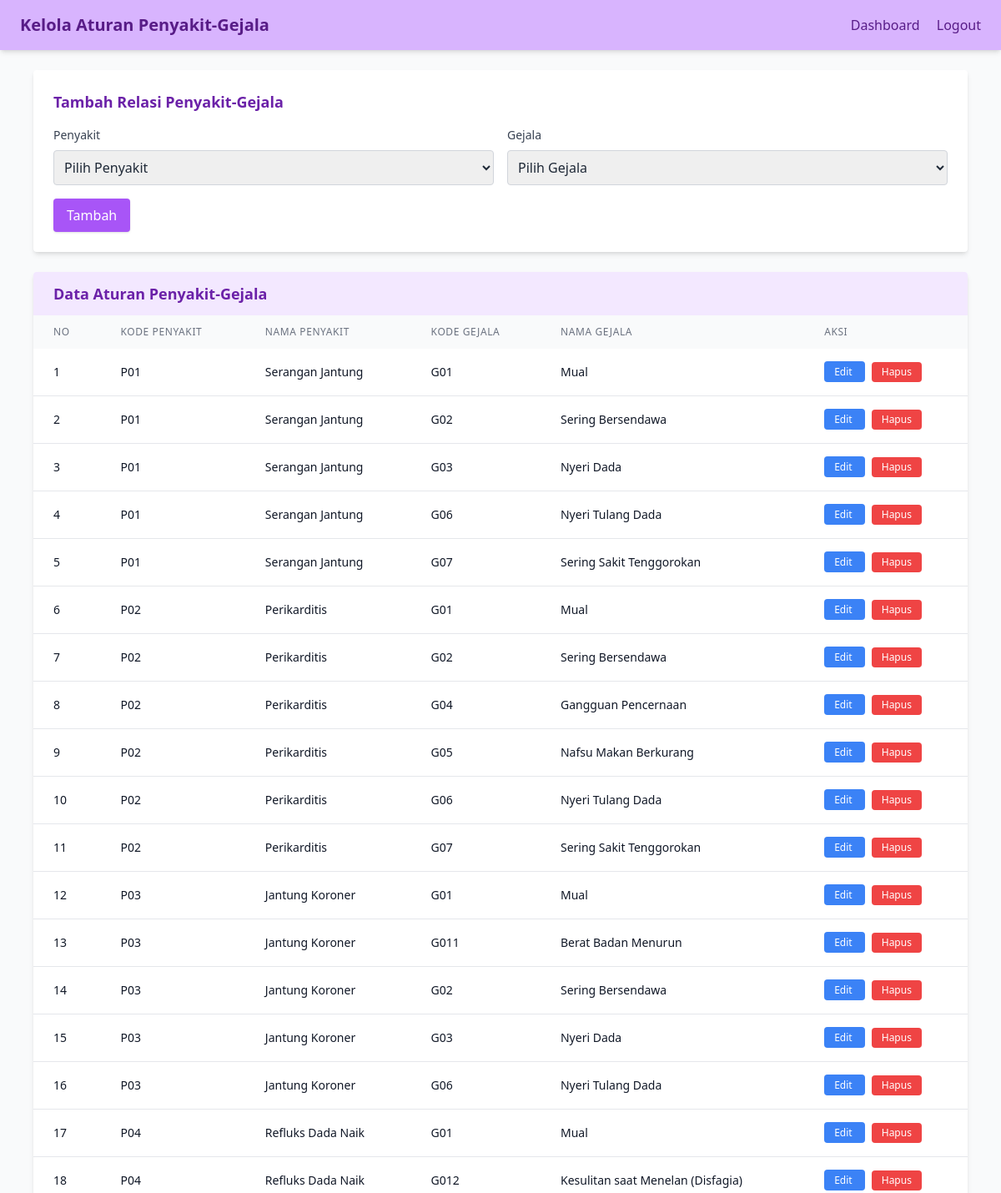
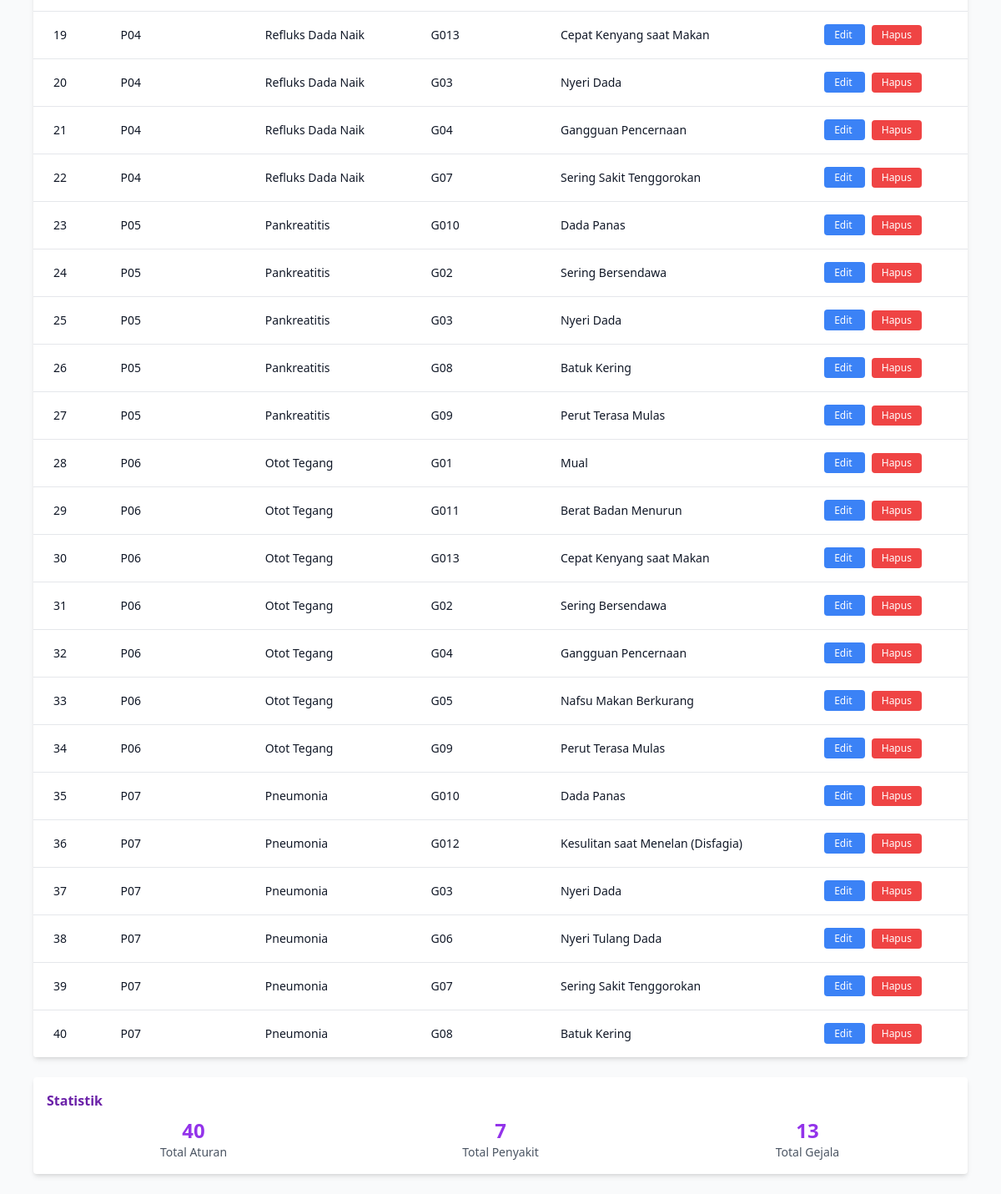
Page /Admin/penyakit_gejala.php (signed in) on the committed database (2 pictures, top to bottom).
### tables this page shows
CREATE TABLE `penyakit_gejala` (
  `id` int NOT NULL,
  `kode_penyakit` varchar(10) DEFAULT NULL,
  `kode_gejala` varchar(10) DEFAULT NULL
);

CREATE TABLE `penyakit` (
  `kode_penyakit` varchar(10) NOT NULL,
  `nama_penyakit` varchar(100) NOT NULL,
  `deskripsi` text,
  `solusi` text
);

CREATE TABLE `gejala` (
  `kode_gejala` varchar(10) NOT NULL,
  `nama_gejala` varchar(255) NOT NULL
);

### Admin/penyakit_gejala.php (the view, shortened to what this page needs)
    <?php
include '../Auth/connect.php';
$penyakitOptions = [];
$penyakitQuery = "SELECT kode_penyakit, nama_penyakit FROM penyakit ORDER BY kode_penyakit ASC";
$penyakitResult = $conn->query($penyakitQuery);
while ($row = $penyakitResult->fetch_assoc()) {
    $penyakitOptions[] = $row;
}
$gejalaOptions = [];
$gejalaQuery = "SELECT kode_gejala, nama_gejala FROM gejala ORDER BY kode_gejala ASC";
$gejalaResult = $conn->query($gejalaQuery);
while ($row = $gejalaResult->fetch_assoc()) {
    $gejalaOptions[] = $row;
}
$penyakitGejala = [];
$query = "
    SELECT
        pg.id,
        pg.kode_penyakit,
        pg.kode_gejala,
        p.nama_penyakit,
        g.nama_gejala
    FROM penyakit_gejala pg
    LEFT JOIN penyakit p ON pg.kode_penyakit = p.kode_penyakit
    LEFT JOIN gejala g ON pg.kode_gejala = g.kode_gejala
    ORDER BY pg.kode_penyakit ASC, pg.kode_gejala ASC
";
$result = $conn->query($query);
while ($row = $result->fetch_assoc()) {
    $penyakitGejala[] = $row;
}
$editData = null;
?>
<!DOCTYPE html>
<html lang="id">
<head>
    <script src="https://cdn.tailwindcss.com"></script>
</head>
    <body class="bg-gray-50 text-gray-800">
        <nav class="flex items-center justify-between bg-purple-300 text-purple-900 px-6 py-4 shadow-md">
            <h2 class="text-xl font-bold">Kelola Aturan Penyakit-Gejala</h2>
            <div class="space-x-4">
                <a href="dashboard_admin.php" class="hover:underline font-medium">Dashboard</a>
                <a href="../Auth/logout.php" class="hover:underline font-medium">Logout</a>
            </div>
        </nav>
        <div class="max-w-6xl mx-auto px-4 py-6">
            <div class="bg-white p-6 rounded shadow-md mb-6">
                <h3 class="text-lg font-bold text-purple-800 mb-4">
                    <?php echo $editData ? 'Edit Relasi Penyakit-Gejala' : 'Tambah Relasi Penyakit-Gejala'; ?>
                </h3>
                <form method="POST" class="space-y-4">
                    <div class="grid grid-cols-1 md:grid-cols-2 gap-4">
                        <div>
                            <label class="block text-sm font-medium text-gray-700 mb-2">Penyakit</label>
                            <select name="kode_penyakit" required class="w-full p-2 border border-gray-300 rounded focus:ring-purple-500 focus:border-purple-500">
                                <option value="">Pilih Penyakit</option>
                            </select>
                        </div>
                        <div>
                            <label class="block text-sm font-medium text-gray-700 mb-2">Gejala</label>
                            <select name="kode_gejala" required class="w-full p-2 border border-gray-300 rounded focus:ring-purple-500 focus:border-purple-500">
                                <option value="">Pilih Gejala</option>
                            </select>
                        </div>
                    </div>
                    <div class="flex space-x-2">
                        <button type="submit" class="bg-purple-500 hover:bg-purple-600 text-white px-4 py-2 rounded shadow">
                            <?php echo $editData ? 'Perbarui' : 'Tambah'; ?>
                        </button>
                    </div>
                </form>
            </div>
            <div class="bg-white rounded shadow-md overflow-hidden">
                <div class="bg-purple-100 px-6 py-3">
                    <h3 class="text-lg font-bold text-purple-800">Data Aturan Penyakit-Gejala</h3>
                </div>
                <div class="overflow-x-auto">
                    <table class="min-w-full">
                        <thead class="bg-gray-50">
                            <tr>
                                <th class="px-6 py-3 text-left text-xs font-medium text-gray-500 uppercase tracking-wider">No</th>
                                <th class="px-6 py-3 text-left text-xs font-medium text-gray-500 uppercase tracking-wider">Kode Penyakit</th>
                                <th class="px-6 py-3 text-left text-xs font-medium text-gray-500 uppercase tracking-wider">Nama Penyakit</th>
                                <th class="px-6 py-3 text-left text-xs font-medium text-gray-500 uppercase tracking-wider">Kode Gejala</th>
                                <th class="px-6 py-3 text-left text-xs font-medium text-gray-500 uppercase tracking-wider">Nama Gejala</th>
                                <th class="px-6 py-3 text-left text-xs font-medium text-gray-500 uppercase tracking-wider">Aksi</th>
                            </tr>
                        </thead>
                        <tbody class="bg-white divide-y divide-gray-200">
                            <?php if (empty($penyakitGejala)): ?>
                                <tr>
                                    <td colspan="6" class="px-6 py-4 text-center text-gray-500">Tidak ada data aturan penyakit-gejala</td>
                                </tr>
                            <?php else: ?>
                                <?php foreach ($penyakitGejala as $index => $row): ?>
                                    <tr class="hover:bg-gray-50">
                                        <td class="px-6 py-4 whitespace-nowrap text-sm text-gray-900"><?php echo $index + 1; ?></td>
                                        <td class="px-6 py-4 whitespace-nowrap text-sm text-gray-900"><?php echo htmlspecialchars($row['kode_penyakit']); ?></td>
                                        <td class="px-6 py-4 whitespace-nowrap text-sm text-gray-900"><?php echo htmlspecialchars($row['nama_penyakit'] ?? '-'); ?></td>
                                        <td class="px-6 py-4 whitespace-nowrap text-sm text-gray-900"><?php echo htmlspecialchars($row['kode_gejala']); ?></td>
                                        <td class="px-6 py-4 whitespace-nowrap text-sm text-gray-900"><?php echo htmlspecialchars($row['nama_gejala'] ?? '-'); ?></td>
                                        <td class="px-6 py-4 whitespace-nowrap text-sm space-x-2">
                                            <a href="?edit_id=<?php echo $row['id']; ?>"
                                            class="bg-blue-500 hover:bg-blue-600 text-white px-3 py-1 rounded text-xs">
                                                Edit
                                            </a>
                                            <form method="POST" class="inline" onsubmit="return confirm('Apakah Anda yakin ingin menghapus relasi ini?');">
                                                <button type="submit" class="bg-red-500 hover:bg-red-600 text-white px-3 py-1 rounded text-xs">
                                                    Hapus
                                                </button>
                                            </form>
                                        </td>
                                    </tr>
                                <?php endforeach; ?>
                            <?php endif; ?>
                        </tbody>
                    </table>
                </div>
            </div>
            <div class="mt-6 bg-white p-4 rounded shadow-md">
                <h4 class="text-md font-bold text-purple-800 mb-2">Statistik</h4>
                <div class="grid grid-cols-1 md:grid-cols-3 gap-4 text-sm">
                    <div class="text-center">
                        <div class="text-2xl font-bold text-purple-600"><?php echo count($penyakitGejala); ?></div>
                        <div class="text-gray-600">Total Aturan</div>
                    </div>
                    <div class="text-center">
                        <div class="text-2xl font-bold text-purple-600"><?php echo count($penyakitOptions); ?></div>
                        <div class="text-gray-600">Total Penyakit</div>
                    </div>
                    <div class="text-center">
                        <div class="text-2xl font-bold text-purple-600"><?php echo count($gejalaOptions); ?></div>
                        <div class="text-gray-600">Total Gejala</div>
                    </div>
                </div>
            </div>
        </div>
    </body>
</html>

### rows in the picture
penyakit_gejala: kode_penyakit "P01", kode_penyakit.nama_penyakit "Serangan Jantung", kode_gejala "G01", kode_gejala.nama_gejala "Mual"
penyakit_gejala: kode_penyakit "P01", kode_penyakit.nama_penyakit "Serangan Jantung", kode_gejala "G02", kode_gejala.nama_gejala "Sering Bersendawa"
penyakit_gejala: kode_penyakit "P01", kode_penyakit.nama_penyakit "Serangan Jantung", kode_gejala "G03", kode_gejala.nama_gejala "Nyeri Dada"
penyakit_gejala: kode_penyakit "P01", kode_penyakit.nama_penyakit "Serangan Jantung", kode_gejala "G06", kode_gejala.nama_gejala "Nyeri Tulang Dada"
penyakit_gejala: kode_penyakit "P01", kode_penyakit.nama_penyakit "Serangan Jantung", kode_gejala "G07", kode_gejala.nama_gejala "Sering Sakit Tenggorokan"
penyakit_gejala: kode_penyakit "P02", kode_penyakit.nama_penyakit "Perikarditis", kode_gejala "G01", kode_gejala.nama_gejala "Mual"
penyakit_gejala: kode_penyakit "P02", kode_penyakit.nama_penyakit "Perikarditis", kode_gejala "G02", kode_gejala.nama_gejala "Sering Bersendawa"
penyakit_gejala: kode_penyakit "P02", kode_penyakit.nama_penyakit "Perikarditis", kode_gejala "G04", kode_gejala.nama_gejala "Gangguan Pencernaan"
penyakit_gejala: kode_penyakit "P02", kode_penyakit.nama_penyakit "Perikarditis", kode_gejala "G05", kode_gejala.nama_gejala "Nafsu Makan Berkurang"
penyakit_gejala: kode_penyakit "P02", kode_penyakit.nama_penyakit "Perikarditis", kode_gejala "G06", kode_gejala.nama_gejala "Nyeri Tulang Dada"
penyakit_gejala: kode_penyakit "P02", kode_penyakit.nama_penyakit "Perikarditis", kode_gejala "G07", kode_gejala.nama_gejala "Sering Sakit Tenggorokan"
penyakit_gejala: kode_penyakit "P03", kode_penyakit.nama_penyakit "Jantung Koroner", kode_gejala "G01", kode_gejala.nama_gejala "Mual"
penyakit_gejala: kode_penyakit "P03", kode_penyakit.nama_penyakit "Jantung Koroner", kode_gejala "G011", kode_gejala.nama_gejala "Berat Badan Menurun"
penyakit_gejala: kode_penyakit "P03", kode_penyakit.nama_penyakit "Jantung Koroner", kode_gejala "G02", kode_gejala.nama_gejala "Sering Bersendawa"
penyakit_gejala: kode_penyakit "P03", kode_penyakit.nama_penyakit "Jantung Koroner", kode_gejala "G03", kode_gejala.nama_gejala "Nyeri Dada"
penyakit_gejala: kode_penyakit "P03", kode_penyakit.nama_penyakit "Jantung Koroner", kode_gejala "G06", kode_gejala.nama_gejala "Nyeri Tulang Dada"
penyakit_gejala: kode_penyakit "P04", kode_penyakit.nama_penyakit "Refluks Dada Naik", kode_gejala "G01", kode_gejala.nama_gejala "Mual"
penyakit_gejala: kode_penyakit "P04", kode_penyakit.nama_penyakit "Refluks Dada Naik", kode_gejala "G012", kode_gejala.nama_gejala "Kesulitan saat Menelan (Disfagia)"
penyakit_gejala: kode_penyakit "P04", kode_penyakit.nama_penyakit "Refluks Dada Naik", kode_gejala "G013", kode_gejala.nama_gejala "Cepat Kenyang saat Makan"
penyakit_gejala: kode_penyakit "P04", kode_penyakit.nama_penyakit "Refluks Dada Naik", kode_gejala "G03", kode_gejala.nama_gejala "Nyeri Dada"
penyakit_gejala: kode_penyakit "P04", kode_penyakit.nama_penyakit "Refluks Dada Naik", kode_gejala "G04", kode_gejala.nama_gejala "Gangguan Pencernaan"
penyakit_gejala: kode_penyakit "P04", kode_penyakit.nama_penyakit "Refluks Dada Naik", kode_gejala "G07", kode_gejala.nama_gejala "Sering Sakit Tenggorokan"
penyakit_gejala: kode_penyakit "P05", kode_penyakit.nama_penyakit "Pankreatitis", kode_gejala "G010", kode_gejala.nama_gejala "Dada Panas"
penyakit_gejala: kode_penyakit "P05", kode_penyakit.nama_penyakit "Pankreatitis", kode_gejala "G02", kode_gejala.nama_gejala "Sering Bersendawa"
penyakit_gejala: kode_penyakit "P05", kode_penyakit.nama_penyakit "Pankreatitis", kode_gejala "G03", kode_gejala.nama_gejala "Nyeri Dada"
penyakit_gejala: kode_penyakit "P05", kode_penyakit.nama_penyakit "Pankreatitis", kode_gejala "G08", kode_gejala.nama_gejala "Batuk Kering"
penyakit_gejala: kode_penyakit "P05", kode_penyakit.nama_penyakit "Pankreatitis", kode_gejala "G09", kode_gejala.nama_gejala "Perut Terasa Mulas"
penyakit_gejala: kode_penyakit "P06", kode_penyakit.nama_penyakit "Otot Tegang", kode_gejala "G01", kode_gejala.nama_gejala "Mual"
penyakit_gejala: kode_penyakit "P06", kode_penyakit.nama_penyakit "Otot Tegang", kode_gejala "G011", kode_gejala.nama_gejala "Berat Badan Menurun"
penyakit_gejala: kode_penyakit "P06", kode_penyakit.nama_penyakit "Otot Tegang", kode_gejala "G013", kode_gejala.nama_gejala "Cepat Kenyang saat Makan"
penyakit_gejala: kode_penyakit "P06", kode_penyakit.nama_penyakit "Otot Tegang", kode_gejala "G02", kode_gejala.nama_gejala "Sering Bersendawa"
penyakit_gejala: kode_penyakit "P06", kode_penyakit.nama_penyakit "Otot Tegang", kode_gejala "G04", kode_gejala.nama_gejala "Gangguan Pencernaan"
penyakit_gejala: kode_penyakit "P06", kode_penyakit.nama_penyakit "Otot Tegang", kode_gejala "G05", kode_gejala.nama_gejala "Nafsu Makan Berkurang"
penyakit_gejala: kode_penyakit "P06", kode_penyakit.nama_penyakit "Otot Tegang", kode_gejala "G09", kode_gejala.nama_gejala "Perut Terasa Mulas"
penyakit_gejala: kode_penyakit "P07", kode_penyakit.nama_penyakit "Pneumonia", kode_gejala "G010", kode_gejala.nama_gejala "Dada Panas"
penyakit_gejala: kode_penyakit "P07", kode_penyakit.nama_penyakit "Pneumonia", kode_gejala "G012", kode_gejala.nama_gejala "Kesulitan saat Menelan (Disfagia)"
penyakit_gejala: kode_penyakit "P07", kode_penyakit.nama_penyakit "Pneumonia", kode_gejala "G03", kode_gejala.nama_gejala "Nyeri Dada"
penyakit_gejala: kode_penyakit "P07", kode_penyakit.nama_penyakit "Pneumonia", kode_gejala "G06", kode_gejala.nama_gejala "Nyeri Tulang Dada"
penyakit_gejala: kode_penyakit "P07", kode_penyakit.nama_penyakit "Pneumonia", kode_gejala "G07", kode_gejala.nama_gejala "Sering Sakit Tenggorokan"
penyakit_gejala: kode_penyakit "P07", kode_penyakit.nama_penyakit "Pneumonia", kode_gejala "G08", kode_gejala.nama_gejala "Batuk Kering"

### other values in the picture
count($penyakitGejala) "40"
count($penyakitOptions) "7"
count($gejalaOptions) "13"
